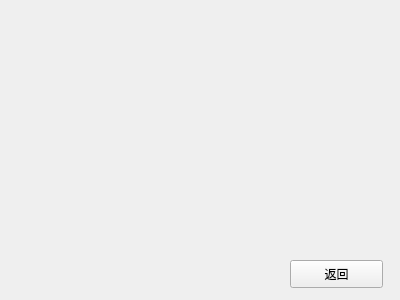
<?xml version="1.0" encoding="UTF-8"?>
<ui version="4.0">
 <class>ObjectWindow</class>
 <widget class="QWidget" name="ObjectWindow">
  <property name="geometry">
   <rect>
    <x>0</x>
    <y>0</y>
    <width>400</width>
    <height>300</height>
   </rect>
  </property>
  <property name="windowTitle">
   <string>Form</string>
  </property>
  <widget class="QPushButton" name="objectBackButton">
   <property name="geometry">
    <rect>
     <x>290</x>
     <y>260</y>
     <width>93</width>
     <height>28</height>
    </rect>
   </property>
   <property name="text">
    <string>返回</string>
   </property>
  </widget>
 </widget>
 <resources/>
 <connections/>
</ui>
